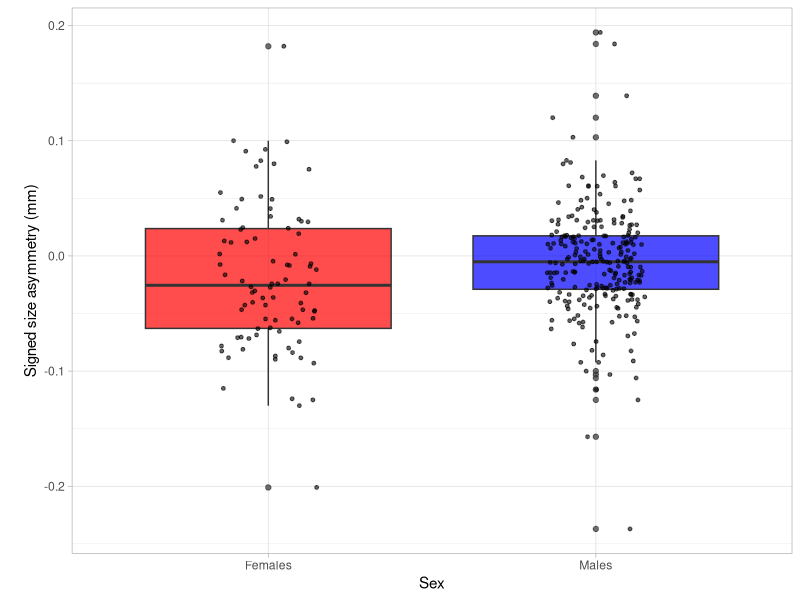
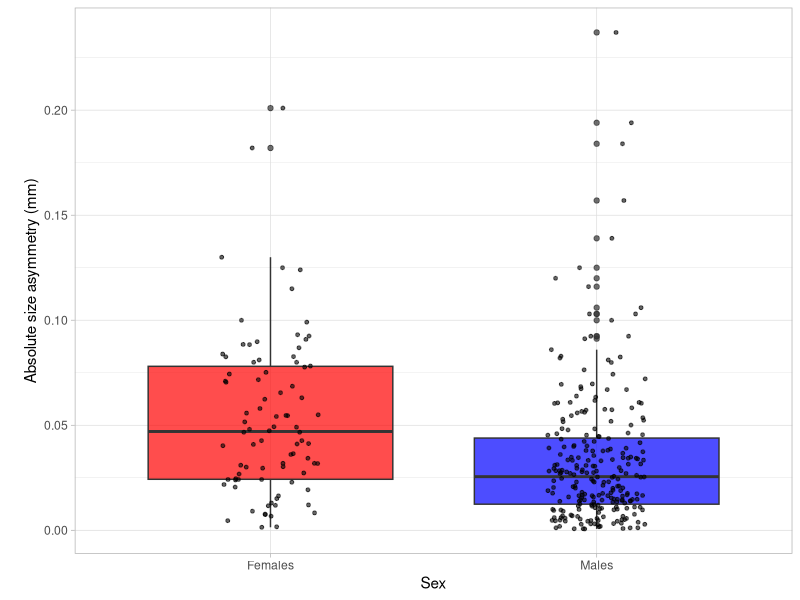
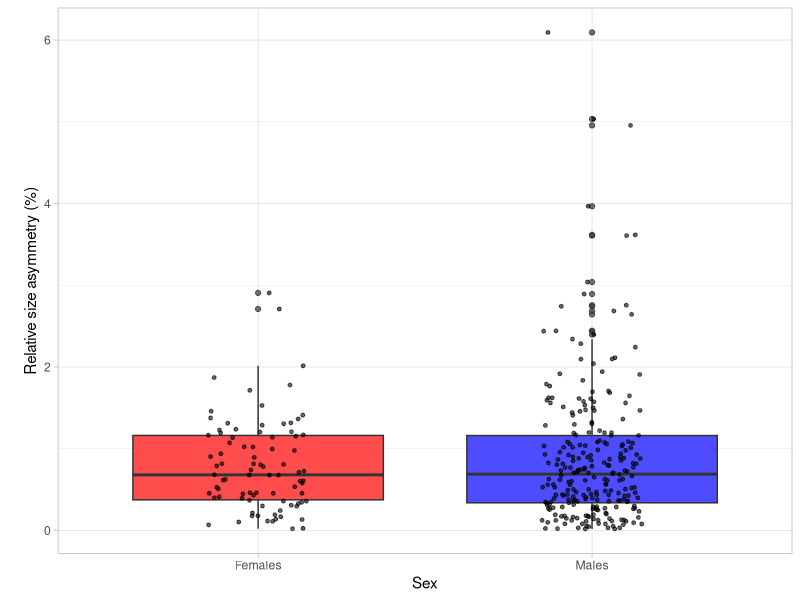
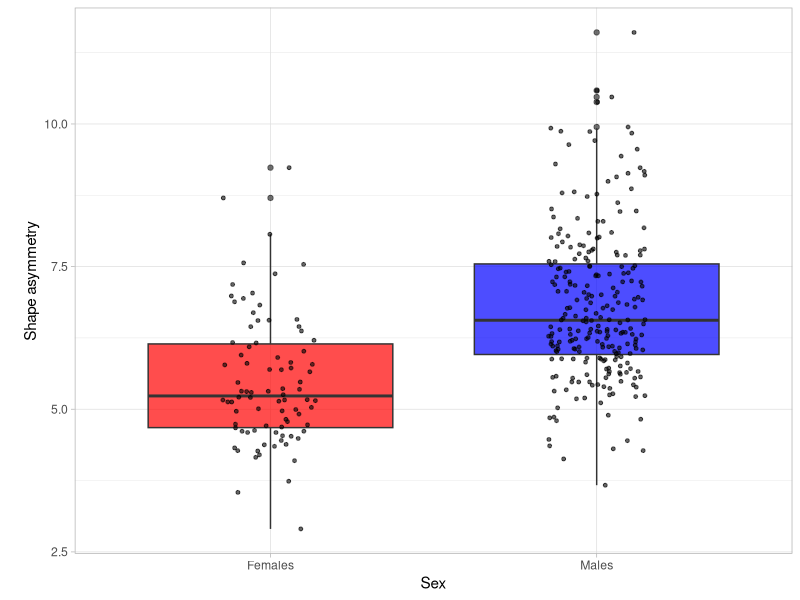
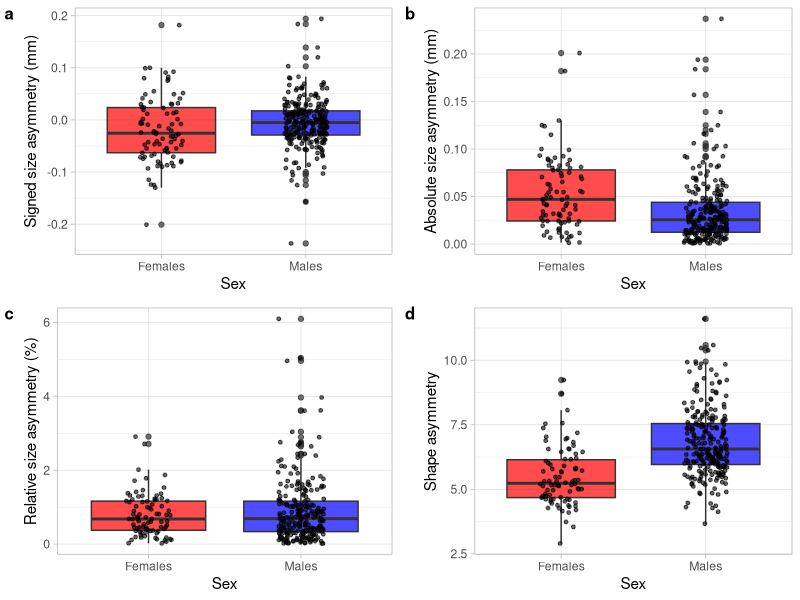

These charts were generated, in order, by the following R code:
## ---- chunk 1

knitr::opts_chunk$set(
  echo = TRUE,
  message = FALSE,
  warning = FALSE,
  tidy = TRUE, tidy.opts = list(arrow=TRUE, indent=2)
)
options(digits=3) 

## ---- chunk 2

library(ggplot2) # plots
ggplot2::theme_set(theme_light())
library(ggpubr)  # ggarrange

## ---- chunk 3

txt <- readLines("Procrustes-ANOVA.txt")
cat(txt, sep = "\n")

## ---- chunk 4

dataIn = read.csv("Lasius-niger-asymmetry.csv", sep = ";")
dataIn$colony = factor(dataIn$colony)

# convert meters to milimeters
dataIn$CS = dataIn$CS * 1000
dataIn$CSasym = dataIn$CSasym * 1000

# calculate absolute and relative size asymmetry
dataIn$absCSasym = abs(dataIn$CSasym)
dataIn$relCSasym = 100 * dataIn$absCSasym/dataIn$CS

# number of individuals
nrow(dataIn)
# number of females and males
table(dataIn$sex)

## ---- chunk 5

fit = lm(CSasym ~ sex + colony, dataIn)
anova(fit)
figA = ggplot(dataIn, aes(x = sex, y = CSasym)) +
  geom_boxplot(aes(fill = sex), alpha = 0.7) +
  geom_jitter(width = 0.15, size = 1, color = "black", alpha = 0.6) +
  scale_fill_manual(values = c(F = "red", M = "blue")) +
  scale_x_discrete(labels = c(F = "Females", M = "Males")) +
  labs(x = "Sex", y = "\nSigned size asymmetry (mm)") +
  guides(fill = "none")
figA

## ---- chunk 6

fit = lm(absCSasym ~ sex + colony, dataIn)
anova(fit)
figB = ggplot(dataIn, aes(x = sex, y = absCSasym)) +
  geom_boxplot(aes(fill = sex), alpha = 0.7) +
  geom_jitter(width = 0.15, size = 1, color = "black", alpha = 0.6) +
  scale_fill_manual(values = c(F = "red", M = "blue")) +
  scale_x_discrete(labels = c(F = "Females", M = "Males")) +
  labs(x = "Sex", y = "\nAbsolute size asymmetry (mm)") +
  guides(fill = "none")
figB

## ---- chunk 7

fit = lm(relCSasym ~ sex + colony, dataIn)
anova(fit)
figC = ggplot(dataIn, aes(x = sex, y = relCSasym)) +
  geom_boxplot(aes(fill = sex), alpha = 0.7) +
  geom_jitter(width = 0.15, size = 1, color = "black", alpha = 0.6) +
  scale_fill_manual(values = c(F = "red", M = "blue")) +
  scale_x_discrete(labels = c(F = "Females", M = "Males")) +
  labs(x = "Sex", y = "\nRelative size asymmetry (%)") +
  guides(fill = "none")
figC

## ---- chunk 8

# wing shape asymmetry is smaller in females than in males
fit = lm(shapeFA ~ sex + colony, dataIn)
anova(fit)
figD = ggplot(dataIn, aes(x = sex, y = shapeFA)) +
  geom_boxplot(aes(fill = sex), alpha = 0.7) +
  geom_jitter(width = 0.15, size = 1, color = "black", alpha = 0.6) +
  scale_fill_manual(values = c(F = "red", M = "blue")) +
  scale_x_discrete(labels = c(F = "Females", M = "Males")) +
  labs(x = "Sex", y = "\nShape asymmetry") +
  guides(fill = "none")
figD

## ---- chunk 9

ggarrange(figA, figB, figC, figD, 
          labels = c("a", "b", "c", "d"), 
          font.label = list(size = 12, face = "bold"),
          ncol = 2, nrow = 2)

## ---- chunk 10
sessionInfo()
